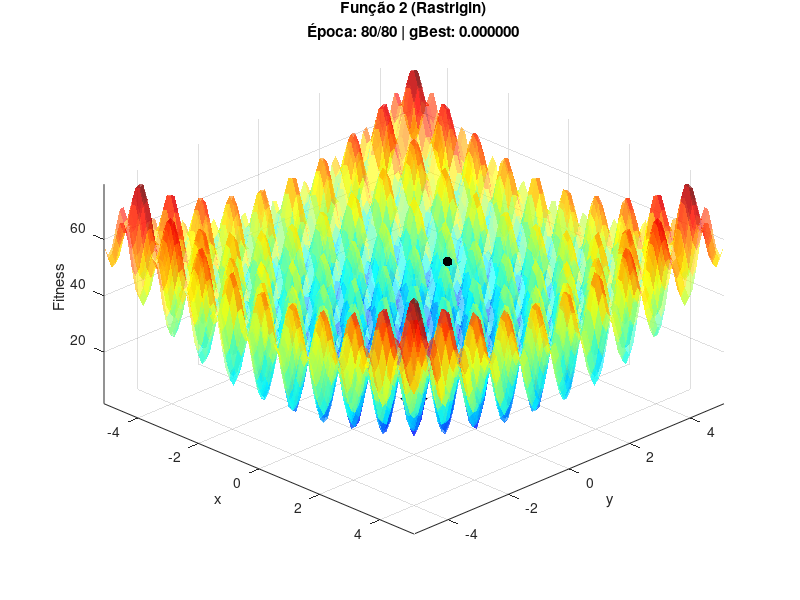
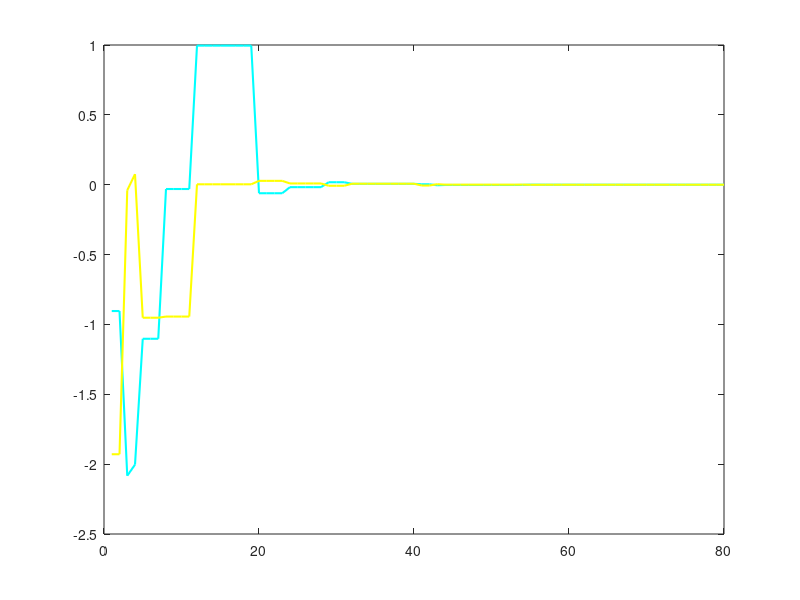

The MATLAB script that drew these images, in order: (Note: this script raises an error after producing the figures.)
% Visualização 3D (Animação) + Gráficos de Análise Separados
clear; clc; close all;

% --- CONFIGURAÇÕES ---
OPCAO_FUNCAO = 2;  % 1 (Schaffer) ou 2 (Rastrigin)
VELOCIDADE = 2;    % 1 = Rápido, 2 = Normal

% Parâmetros do PSO
SWARM_SIZE = 30;   
MAX_IT = 80;       

% Cores Dark Mode
BG_COLOR = [0.1 0.1 0.1]; 
AX_COLOR = [1 1 1]; 

if VELOCIDADE == 1, PAUSE_TIME = 0.01; else, PAUSE_TIME = 0.05; end

if OPCAO_FUNCAO == 1
    nome = 'Função 1 (Schaffer)';
    lim_min = -2.048; lim_max = 2.048;
    fobj = @(x,y) 0.5 + ((sin(sqrt(x.^2+y.^2))).^2-0.5) ./ ((1+0.001.*(x.^2+y.^2)).^2);
    z_lift = 0.01;
else
    nome = 'Função 2 (Rastrigin)';
    lim_min = -5.12; lim_max = 5.12;
    fobj = @(x,y) 20 + (x.^2 - 10*cos(2*pi.*x)) + (y.^2 - 10*cos(2*pi.*y));
    z_lift = 2;
end

fprintf('=== Visualização 3D PSO: %s ===\n', nome);

% --- AMBIENTE 3D (ANIMAÇÃO) ---
figure('Name', ['Animação 3D - ' nome], 'Position', [50, 100, 800, 600]);
[X, Y] = meshgrid(linspace(lim_min, lim_max, 80));
Z = fobj(X, Y);

surf(X, Y, Z, 'FaceAlpha', 0.6, 'EdgeColor', 'none'); 
colormap jet; hold on; axis tight; grid on;
view(45, 40); xlabel('x'); ylabel('y'); zlabel('Fitness');
title(nome); rotate3d on;

% --- INICIALIZAÇÃO PSO ---
num_vars = 2;
vmax = 0.15 * (lim_max - lim_min);
c1 = 2.0; c2 = 2.0;

pos = lim_min + (lim_max - lim_min) * rand(SWARM_SIZE, num_vars);
vel = zeros(SWARM_SIZE, num_vars);

pbest_pos = pos;
pbest_val = inf(SWARM_SIZE, 1);
gbest_val = Inf;
gbest_sol = zeros(1, num_vars);

% Históricos para os gráficos finais
hist_gbest_val = zeros(1, MAX_IT);
hist_gbest_pos = zeros(MAX_IT, 2);

% Avaliação Inicial
for i = 1:SWARM_SIZE
    val = fobj(pos(i,1), pos(i,2));
    pbest_val(i) = val;
    if val < gbest_val
        gbest_val = val; gbest_sol = pos(i,:);
    end
end

h_swarm = scatter3(pos(:,1), pos(:,2), pbest_val + z_lift, 50, 'k', 'filled');
h_best = plot3(gbest_sol(1), gbest_sol(2), gbest_val + z_lift, 'p', ...
    'MarkerSize', 20, 'MarkerFaceColor', 'c', 'MarkerEdgeColor', 'k');

% LOOP PRINCIPAL 
for it = 1:MAX_IT
    w = 0.9 - ((0.9 - 0.4) * it / MAX_IT);
    vals_plot = zeros(SWARM_SIZE, 1);
    
    for i = 1:SWARM_SIZE
        r1 = rand(1, num_vars); r2 = rand(1, num_vars);
        vel(i,:) = w*vel(i,:) + c1*r1.*(pbest_pos(i,:)-pos(i,:)) + c2*r2.*(gbest_sol-pos(i,:));
        vel(i,:) = max(min(vel(i,:), vmax), -vmax);
        pos(i,:) = pos(i,:) + vel(i,:);
        pos(i,:) = max(min(pos(i,:), lim_max), lim_min);
        
        curr_val = fobj(pos(i,1), pos(i,2));
        vals_plot(i) = curr_val;
        
        if curr_val < pbest_val(i)
            pbest_val(i) = curr_val; pbest_pos(i,:) = pos(i,:);
            if curr_val < gbest_val
                gbest_val = curr_val; gbest_sol = pos(i,:);
            end
        end
    end
    
    hist_gbest_val(it) = gbest_val;
    hist_gbest_pos(it, :) = gbest_sol;
    
    set(h_swarm, 'XData', pos(:,1), 'YData', pos(:,2), 'ZData', vals_plot + z_lift);
    set(h_best, 'XData', gbest_sol(1), 'YData', gbest_sol(2), 'ZData', gbest_val + z_lift);
    title(sprintf('%s\nÉpoca: %d/%d | gBest: %.6f', nome, it, MAX_IT, gbest_val));
    drawnow;
    pause(PAUSE_TIME);
end

fprintf('Animação concluída. A gerar gráficos de análise...\n');

% =========================================================================
% --- GRÁFICOS FINAIS ---
% =========================================================================

% FIGURA 1: Evolução das Variáveis
figure('Name', 'Evolução das Variáveis', 'Color', BG_COLOR);
plot(1:MAX_IT, hist_gbest_pos(:,1), 'c-', 'LineWidth', 1.5, 'DisplayName', 'x1'); hold on;
plot(1:MAX_IT, hist_gbest_pos(:,2), 'y-', 'LineWidth', 1.5, 'DisplayName', 'x2');
yline(0, 'w--'); 
legend('Location', 'best', 'TextColor', AX_COLOR, 'EdgeColor', AX_COLOR);
title('Evolução das Variáveis x1 e x2', 'Color', AX_COLOR);
xlabel('Geração', 'Color', AX_COLOR); ylabel('Valor', 'Color', AX_COLOR);
set(gca, 'Color', BG_COLOR, 'XColor', AX_COLOR, 'YColor', AX_COLOR, 'GridColor', AX_COLOR);
grid on;

% FIGURA 2: Convergência do Custo
figure('Name', 'Convergência do Custo', 'Color', BG_COLOR);
plot(1:MAX_IT, hist_gbest_val, 'g-', 'LineWidth', 2);
title('Convergência da Função Custo', 'Color', AX_COLOR);
xlabel('Geração', 'Color', AX_COLOR); ylabel('Fitness f(x)', 'Color', AX_COLOR);
set(gca, 'Color', BG_COLOR, 'XColor', AX_COLOR, 'YColor', AX_COLOR, 'GridColor', AX_COLOR);
grid on;